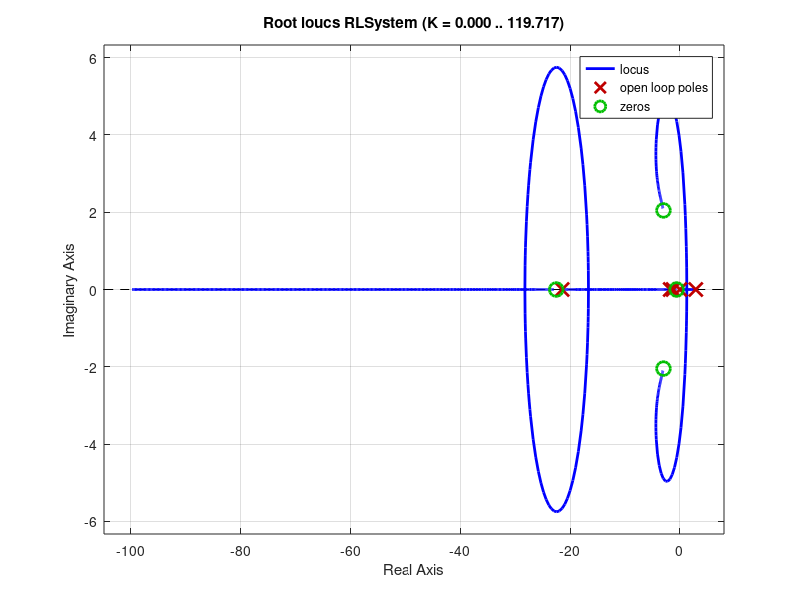

Here is the MATLAB script that generated this plot: (Note: this script raises an error after producing the figure.)
t_r = 3;     %seconds, or less
t_s = 7.5;   %seconds, or less
zeta_min = 0.78; %or more, up to 1
zeta_max = 0.99;
zeta_add = 1;
zeta = [zeta_min zeta_max zeta_add];

omega_n = 4/(zeta_min*t_s);
omega_d = omega_n*sqrt(1-zeta_min*zeta_min);

k = 1;
c1 = 10.8458;
c2 = -13.4583;
c3=1;
c4=-4.0192;
c5=-3.7792;
p1 = 21.6068+3.09772*k*c3 +0.54638*k*c4;
p2 = -0.0012*k*c4 -3.4161 + 0.5463*k*c2 +3.0972*c1*k;
p3 = -21.0659*k*c3 - 42.8779*k*c4 - 0.0012*k*c2 +0.5463*k*c5-146.9644;
p4 = -21.0659*k*c1-138.8722-42.8779*k*c2-0.0012*k*c5;
p5=-42.8779*k*c5;

s = tf('s');

D = s^5 + 21.608*s^4 - 3.4161*s^3 - 146.9644*s^2 - 138.8722*s;
N = 0.9012*s^4 + 26.2525*s^3 + 149.2205*s^2 + 348.5348*s + 162.0442;

RLSystem = N/D;

figure(1)
rlocus(RLSystem)
sgrid(zeta,0)
[Kk,poles]=rlocfind(RLSystem);
Kk
RLSystemUnity = feedback(Kk*RLSystem,1);
step(RLSystemUnity)
